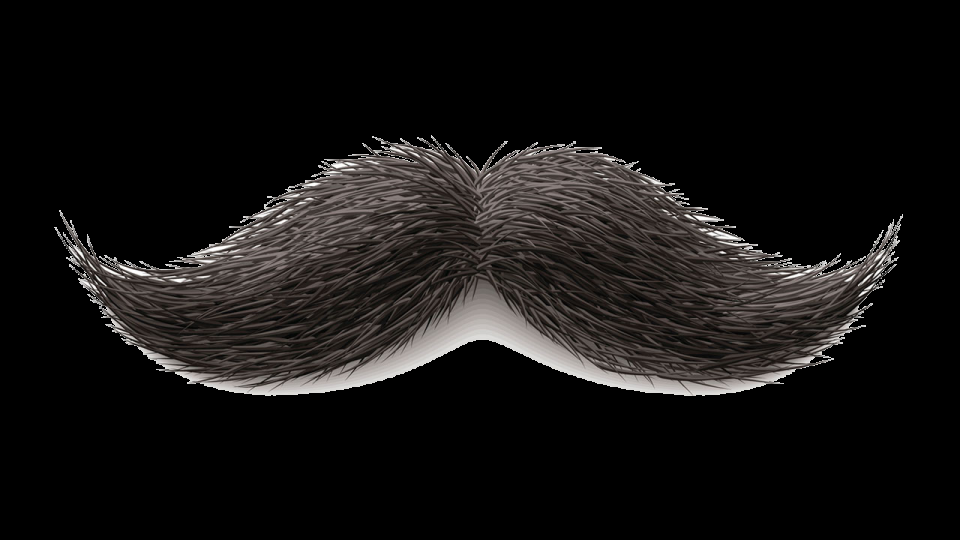
#> input picture images_png/Moustache.png, 960 x 540 px, given in place of the camera
$ jupyter execute --allow-errors ACV_DEBUG.ipynb   (shell and % lines are left out)   (older library calls are emulated)   (text cells are left out)
#> lines starting #> are read from the running program, lines starting #| are printed output that depends on the picture; after the words box and inside, x2 and y2 are one past the last pixel; in counts of white or black regions, pixels touching at a corner belong together
[cell 1]
%cd C:/Users/nashw/Desktop/ACV/

[cell 2]
import cv2
import numpy as np
import matplotlib.pyplot as plt
import mediapipe as mp

[cell 3]
def show_image(image):
    cv2.imshow('', image)
    cv2.waitKey(0)
    cv2.destroyAllWindows()

[cell 4]
star_mask = cv2.imread('./data/star_mask.jpg')

show_image(star_mask)

[cell 5]
def run_filter_on_camera(image_filter):
    cap = cv2.VideoCapture(0)

    while(True):
        # Capture frame-by-frame
        ret, frame = cap.read()
#> frame is the input picture: shape (540, 960, 3); mean B, G, R 18.5, 19.3, 21

        # Our operations on the frame come here
        result_image = image_filter(frame)

        # Display the resulting frame
        cv2.imshow('frame', result_image)

        # We break out of the loop if the 'q' key is pressed
        if cv2.waitKey(1) & 0xFF == ord('q'):
            break

    # When everything done, release the capture
    cap.release()
    cv2.destroyAllWindows()

[cell 6]
def black_and_white(image):
    return_image = np.zeros((image.shape[0], image.shape[1], 3), np.uint8)

    gray = cv2.cvtColor(image, cv2.COLOR_BGR2GRAY)

    return_image[:, :, 0] = gray
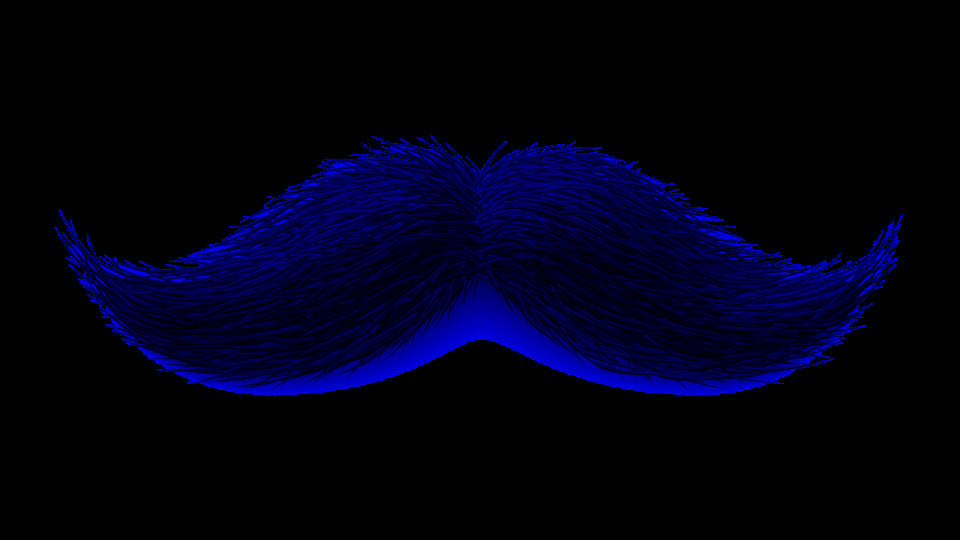
#> return_image: shape (540, 960, 3); mean of channels 0, 1, 2 19.7, 0, 0; drawn as B, G, R
    return_image[:, :, 1] = gray
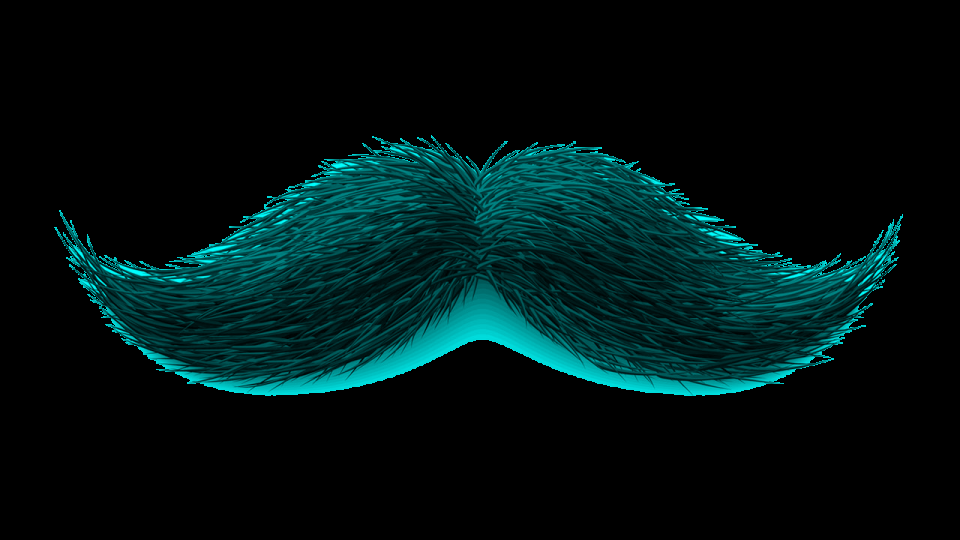
#> return_image: shape (540, 960, 3); mean of channels 0, 1, 2 19.7, 19.7, 0; drawn as B, G, R
    return_image[:, :, 2] = gray

    return return_image

[cell 7]
run_filter_on_camera(black_and_white)
#> (key q is pressed here)

[cell 8]
def left_half(img):
  h, w = img.shape[:2]
#> h = 540; w = 960
  newim = np.zeros((h, w//2, 3), dtype=np.uint8)
  newim[:,:] = img[:,:w//2]
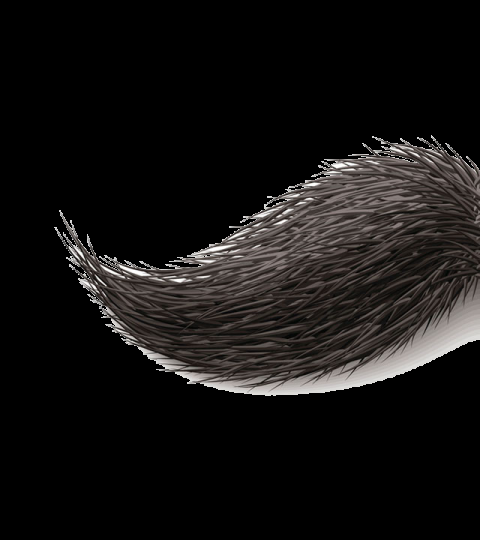
#> newim: shape (540, 480, 3); mean B, G, R 18.7, 19.5, 21.1
  return newim

def h_flip(img):
  return cv2.flip(img,1)
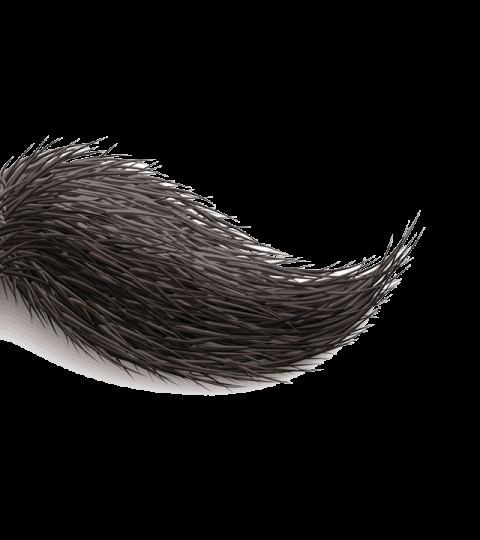
#> returned value: shape (540, 480, 3); mean of channels 0, 1, 2 18.7, 19.5, 21.1; drawn as B, G, R

def sidebyside(imageleft, imageright):
  h1,w1 = imageleft.shape[:2]
#> h1 = 540; w1 = 480
  h2,w2 = imageright.shape[:2]
#> h2 = 540; w2 = 480
  newimheight = np.max((h1, h2))
#> newimheight = 540
  newimwidth = w1 + w2
#> newimwidth = 960
  newim = np.zeros((newimheight, newimwidth,3), dtype=np.uint8) #on précise le dtype uint8 des images pour eviter une erreur de cast
  newim[:h1, :w1] = imageleft
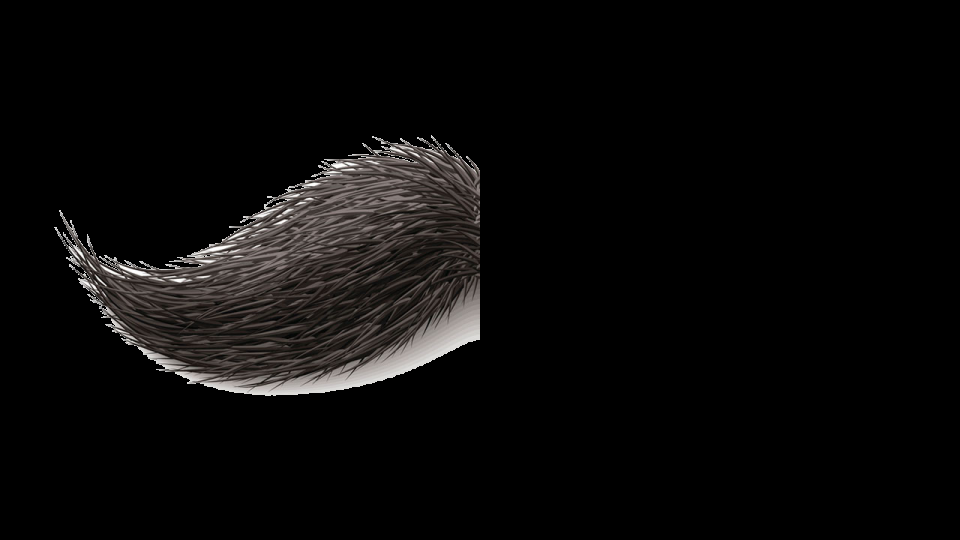
#> newim: shape (540, 960, 3); mean B, G, R 9.3, 9.7, 10.6
  newim[:h2,-w2:] = imageright
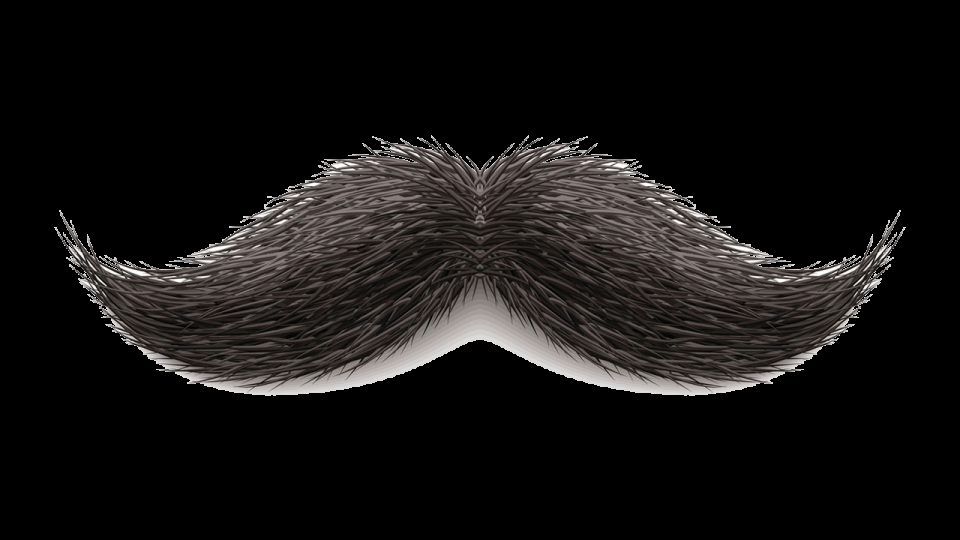
#> newim: shape (540, 960, 3); 12.98% of pixels changed, all inside (x1, y1, x2, y2) = (480, 135, 906, 396)
  return newim


def mirror(img):
  left_half_img = left_half(img)
  left_flip = h_flip(left_half_img)
  mirror = sidebyside(left_half_img, left_flip)
  return mirror

[cell 9]
run_filter_on_camera(mirror)
#> (key Esc is pressed here)

[cell 10]
test = cv2.imread('./data/messi.jpg')

#> (a cell that did not finish here is left out)

[cell 12]
scalefactor=2.5

#> (the rest of this cell did not finish here and is left out)

#> (a cell that did not finish here is left out)

#> (a cell that did not finish here is left out)

#> (a cell that did not finish here is left out)

#> (a cell that did not finish here is left out)

[cell 17]
import mediapipe as mp

drawing_utils = mp.solutions.drawing_utils
drawing_styles = mp.solutions.drawing_styles

[cell 18]
# [28 lines left out: function run_filter_with_mediapipe_model, not called in this run]

[cell 19]
Holistic = mp.solutions.holistic.Holistic

[cell 20]
# [34 lines left out: function draw_holistic_results, not called in this run]

[cell 21]
run_filter_with_mediapipe_model(
    mediapipe_model=Holistic(min_detection_confidence=0.5, min_tracking_confidence=0.5),
    mediapipe_based_filter=draw_holistic_results
)
#> (this line was passed over: mediapipe is not available in this run)

[cell 22]
SelfieSegmentation = mp.solutions.selfie_segmentation.SelfieSegmentation

[cell 23]
def draw_selfie_segmentation_mask(image, result):
    return result.segmentation_mask

run_filter_with_mediapipe_model(
    mediapipe_model=SelfieSegmentation(model_selection=0),
    mediapipe_based_filter=draw_selfie_segmentation_mask
)
#> (this line was passed over: mediapipe is not available in this run)

[cell 24]
mp_drawing = mp.solutions.drawing_utils
mp_drawing_styles = mp.solutions.drawing_styles
mp_holistic = mp.solutions.holistic

# For static images:
IMAGE_FILES = ['./data/nose.jpg']
#> (the rest of this cell did not finish here and is left out)

[cell 25]
mp_drawing = mp.solutions.drawing_utils
mp_drawing_styles = mp.solutions.drawing_styles
mp_holistic = mp.solutions.holistic

# [18 lines left out: function red_nose, not called in this run]

run_filter_with_mediapipe_model(
    mediapipe_model=mp_holistic.Holistic(
        static_image_mode=True,
        model_complexity=2
    ),
    mediapipe_based_filter=red_nose,
)
#> (this line was passed over: mediapipe is not available in this run)

$ run again, on images_png/doggy_ears.png
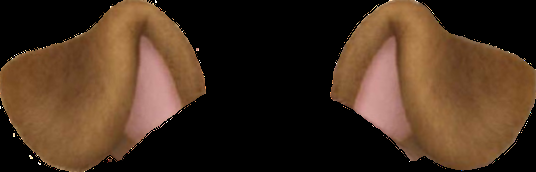
#> input picture images_png/doggy_ears.png, 536 x 172 px, given in place of the camera
#> in run_filter_on_camera, frame is the input picture: shape (172, 536, 3); mean B, G, R 31.5, 48.5, 70.1
#> in h_flip, `return cv2.flip(img,1)`:
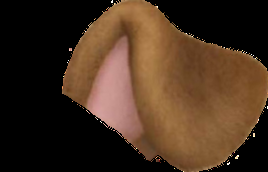
#> returned value: shape (172, 268, 3); mean of channels 0, 1, 2 31.4, 48.4, 69.9; drawn as B, G, R
#> in sidebyside, `newim[:h1, :w1] = imageleft`:
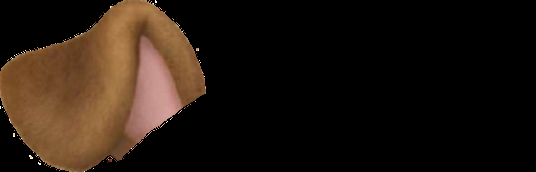
#> newim: shape (172, 536, 3); mean B, G, R 15.7, 24.2, 35
